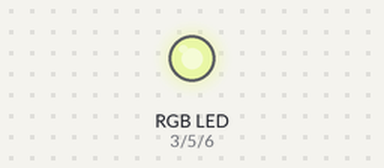
Bench run of a sketch on a simulated Arduino Uno, built with avr-gcc and run on an emulated ATmega328P. On the bench: an RGB LED mixed from three pins (HIGH = lit). Dim RGB values are drawn brighter than linear; random numbers use the default seed unless the sketch sets one.

Above: at 0.15 s.
At 4.7 s:
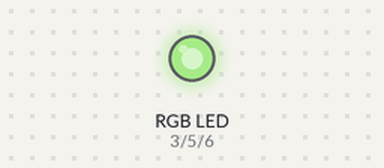
At 9.55 s:
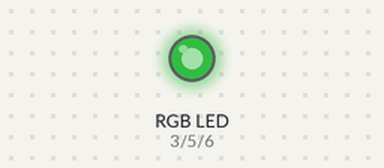
At 19.26 s:
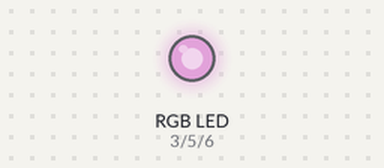
At 29.27 s:
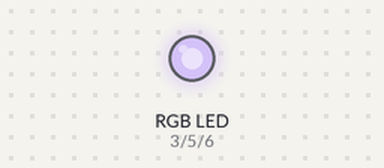
At 38.68 s:
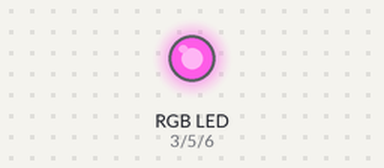
Timing chart, 0 to 38.8 s (numbered marks = the images above):
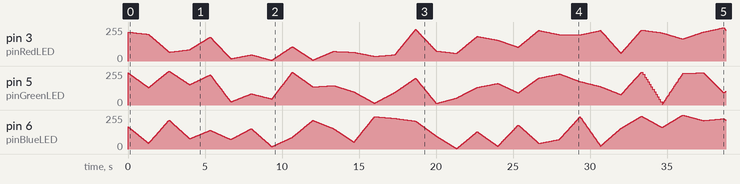

The sketch:

RadianceLEDsArduino.ino
```cpp
#define ARDUINO_NANO_BOARD 1

#if defined ARDUINO_NANO_BOARD || defined ARDUINO_PRO_MINI_BOARD || \
ARDUINO_UNO_BOARD || ARDUINO_MEGA_BOARD
int pinRedLED = 3;
int pinGreenLED = 5;
int pinBlueLED = 6;
#else
#error Need to define Pinouts.
#endif

#define DEBUG 0

#if DEBUG
#define DEBUG_LOG_TO_CONSOLE 0
#endif

#if DEBUG
#define PRINT(v) Serial.print(__LINE__); \
    Serial.print(" __LINE__ | VALUE ");Serial.println((v));

#define PRINTH(v) Serial.print(__LINE__); \
    Serial.print(" __LINE__ | VALUE ");Serial.println((v), HEX);
#else
#define PRINT(v)
#define PRINTH(v)
#endif

#define PAUSE delay(1000);

const int COLOR_MAX_VALUE = 255;
const int COLOR_ALPHA_MAX_VALUE = 255;
const int COLOR_ALPHA_DEFAULT_VALUE = COLOR_ALPHA_MAX_VALUE;

const int COLOR_ALPHA_DEFAULT_FADE_STEP = 5;
const int COLOR_ALPHA_DEFAULT_FADE_DELAY_MS = 5;
//const int COLOR_ALPHA_DEFAULT_FADE_DELAY_MS = 30;

typedef unsigned long ulong;

typedef struct
{
    byte red;
    byte green;
    byte blue;
} RGB;

typedef struct
{
    byte alpha; // Opacity of the color, alpha channel: in current
    // implementation means as bridges.
    byte red;
    byte green;
    byte blue;
} ARGB;

RGB LEDsCurrentColor;

RGB getRGB(byte red, byte green, byte blue)
{
    RGB toRGB = {red, green, blue};

    return toRGB;
}

RGB getRGB(ulong rgb)
{
    RGB toRGB = {(rgb >> 16) & 0xff, (rgb >> 8) & 0xff, rgb & 0xff };

    return toRGB;
}

ARGB getARGB(byte alpha, byte red, byte green, byte blue)
{
    ARGB toARGB = {alpha, red, green, blue };

    return toARGB;
}

ARGB getARGB(ulong argb)
{
    ARGB toARGB = {(argb >> 24), (argb >> 16) & 0xff, (argb >> 8) & 0xff,
        argb & 0xff };

    return toARGB;
}

ARGB RGBToARGB(RGB rgb, byte alpha)
{
    ARGB toARGB = {alpha, rgb.red, rgb.green, rgb.blue };

    return toARGB;
}

ARGB RGBToARGB(RGB rgb)
{
    return RGBToARGB(rgb, COLOR_ALPHA_DEFAULT_VALUE);
}

RGB ARGBToRGB(ARGB argb)
{
    float coeficient = argb.alpha / (float) COLOR_ALPHA_MAX_VALUE;
    RGB toRGB = {(byte)(argb.red * coeficient), (byte)(argb.green * coeficient),
            (byte)(argb.blue * coeficient)};

    return toRGB;
}

ulong ARGBToULong(ARGB argb)
{
    ulong toULong = ((ulong)((ulong)argb.alpha << 24) + (ulong)(argb.red << 16)
            + (ulong)(argb.green << 8) + (ulong)argb.blue);

    return toULong;
}

ulong RGBToULong(RGB rgb)
{
    return ARGBToULong(RGBToARGB(rgb));
}

static void lightRedLed(byte value)
{
    analogWrite(pinRedLED, value);
    LEDsCurrentColor.red = value;
}

static void lightGreenLed(byte value)
{
    analogWrite(pinGreenLED, value);
    LEDsCurrentColor.green = value;
}

static void lightBlueLed(byte value)
{
    analogWrite(pinBlueLED, value);
    LEDsCurrentColor.blue = value;
}

static byte getLightRedLed()
{
    return LEDsCurrentColor.red;
}

static byte getLightGreenLed()
{
    return LEDsCurrentColor.green;
}

static byte getLightBlueLed()
{
    return LEDsCurrentColor.blue;
}

void lightRGBColor(RGB rgb)
{
    lightRedLed(rgb.red);
    lightGreenLed(rgb.green);
    lightBlueLed(rgb.blue);
}

void lightARGBColor(ARGB argb)
{
    lightRGBColor(ARGBToRGB(argb));
}

RGB getLightRGBColor()
{
    return LEDsCurrentColor;
}

void fadeInFromARGBColor(ARGB argbFrom, ulong fadingDelayMs)
{
    ARGB fadingARGB = argbFrom;

    for (short fadingAlpha = argbFrom.alpha; fadingAlpha >= 0; fadingAlpha--)
    {
        // Stop when related RGB color is off.
        // Mean's is off without alpha byte.
        if (!RGBToULong(ARGBToRGB(fadingARGB)))
        {
            break;
        }

        fadingARGB.alpha = fadingAlpha;
        lightARGBColor(fadingARGB);
        delay(fadingDelayMs);
    }
}

void fadeInRGBColor(RGB rgb, ulong fadingDelayMs)
{
    fadeInFromARGBColor(RGBToARGB(rgb), fadingDelayMs);
}

void fadeOutToARGBColor(ARGB argbTo, ulong fadingDelayMs)
{
    ARGB fadingOutARGB = argbTo;

    for (short fadingOutAlpha = 0; fadingOutAlpha <= argbTo.alpha;
            fadingOutAlpha++)
    {
        // Miss the conditions when RGB color is off,
        // but alpha is not.
        if (!RGBToULong(ARGBToRGB(fadingOutARGB)))
        {
            continue;
        }

        fadingOutARGB.alpha = fadingOutAlpha;
        lightARGBColor(fadingOutARGB);
        delay(fadingDelayMs);
    }
}

void fadeOutToRGBColor(RGB rgb, ulong fadingDelayMs)
{
    fadeOutToARGBColor(RGBToARGB(rgb), fadingDelayMs);
}

void transitARGBColorFromTo(ARGB argbFrom, ARGB argbTo, ulong fadingDelayMs)
{
    ARGB transitARGB = argbFrom;
    float transitCoefficient;

    // Transition is performed just for next state, means start from '1'.
    for (short transit = 1; transit <= COLOR_MAX_VALUE; transit++)
    {
        // Stop when nothing to transit anymore.
        if ((ARGBToULong(transitARGB) == ARGBToULong(argbTo)))
        {
            break;
        }

        transitCoefficient = transit / (float)COLOR_MAX_VALUE;

        // Difference multiplied to transit coefficient gives the next state.
        transitARGB.alpha = argbFrom.alpha + (short)(((short)argbTo.alpha -
            (short)argbFrom.alpha) * transitCoefficient);
        transitARGB.red = argbFrom.red + (short)(((short)argbTo.red -
            (short)argbFrom.red) * transitCoefficient);
        transitARGB.green = argbFrom.green + (short)(((short)argbTo.green -
            (short)argbFrom.green) * transitCoefficient);
        transitARGB.blue = argbFrom.blue + (short)(((short)argbTo.blue -
            (short)argbFrom.blue) * transitCoefficient);

        lightARGBColor(transitARGB);
        delay(fadingDelayMs);
    }
}

void transitRGBColorFromTo(RGB rgbFrom, RGB rgbTo, ulong fadingDelayMs)
{
    transitARGBColorFromTo(RGBToARGB(rgbFrom), RGBToARGB(rgbTo),
        fadingDelayMs);
}

void testLEDsRGBBasics()
{
    lightRedLed(0);
    lightGreenLed(0);
    lightBlueLed(0);
    PAUSE;
    lightRedLed(1);
    lightGreenLed(1);
    lightBlueLed(1);
    PAUSE;
    lightRedLed(254);
    lightGreenLed(254);
    lightBlueLed(254);
    PAUSE;
    lightRedLed(255);
    lightGreenLed(255);
    lightBlueLed(255);


    lightARGBColor(getARGB(255, 255, 255, 255));
    PAUSE;
    lightARGBColor(getARGB(254, 255, 255, 255));
    PAUSE;
    lightARGBColor(getARGB(2, 255, 255, 255));
    PAUSE;
    lightARGBColor(getARGB(1, 255, 255, 255));
    PAUSE;
    lightARGBColor(getARGB(0, 255, 255, 255));
    PAUSE;
    lightARGBColor(getARGB(255, 255, 255, 255));
    PAUSE;
}

void testRGB(short r, short g, short b)
{
#if DEBUG_LOG_TO_CONSOLE

    Serial.println();
    Serial.print("Test the RGB: 0x");
    Serial.print(RGBToULong(getRGB(r, g, b)), HEX);
    Serial.print(" == 0x");
    Serial.print(RGBToULong(getRGB(RGBToULong(getRGB(r, g, b)))), HEX);
    Serial.print(" == 0x");
    Serial.print(ARGBToULong(RGBToARGB(getRGB(r, g, b),
                    COLOR_ALPHA_DEFAULT_VALUE)), HEX);
    Serial.print(" == 0x");
    Serial.print(ARGBToULong(RGBToARGB(getRGB(r, g, b))), HEX);

    Serial.println();
    Serial.print("Test the ARGB: 0x");
    Serial.print(ARGBToULong(getARGB(COLOR_ALPHA_DEFAULT_VALUE, r, g, b)), HEX);
    Serial.print(" == 0x");
    Serial.print(ARGBToULong(getARGB(ARGBToULong(getARGB(
                            COLOR_ALPHA_DEFAULT_VALUE, r, g, b)))), HEX);
    Serial.print(" == 0x");
    Serial.print(RGBToULong(ARGBToRGB(getARGB(COLOR_ALPHA_DEFAULT_VALUE, r, g,
                        b))), HEX);
#endif

    lightRGBColor(getRGB(r, g, b));

#if DEBUG_LOG_TO_CONSOLE
    Serial.println();    fadeOutToARGBColor(RGBToARGB(getRGB(255, 255, 255)),
            COLOR_ALPHA_DEFAULT_FADE_DELAY_MS);
    Serial.println("Test the LEDs:");

    Serial.print("Current RGB is 0x");
    Serial.print(getLightRedLed(), HEX);
    Serial.print(getLightGreenLed(), HEX);
    Serial.print(getLightBlueLed(), HEX);
    Serial.print(" == 0x");
    Serial.print(RGBToULong(getLightRGBColor()), HEX);
#endif

#if DEBUG_LOG_TO_CONSOLE
    delay(1);
#else
    delay(COLOR_ALPHA_DEFAULT_FADE_DELAY_MS);
#endif
}

void testSingleLED()
{
    for (short red = 0; red <= COLOR_MAX_VALUE; red++)
    {
        testRGB(red, 0, 0);
    }

    for (short green = 0; green <= COLOR_MAX_VALUE; green++)
    {
        testRGB(255, green, 0);
    }

    for (short blue = 0; blue <= COLOR_MAX_VALUE; blue++)
    {
        testRGB(255, 255, blue);
    }
}

void testARGBAlphaChannel()
{
    for (short light = COLOR_MAX_VALUE; light >= 0; light--)
    {
        for (short alpha = COLOR_ALPHA_MAX_VALUE; alpha >= 0; alpha--)
        {
            lightARGBColor(getARGB(alpha, light, light, light));

#if !DEBUG_LOG_TO_CONSOLE
            delay(1);
#endif
        }
    }
}

void testARGBFaidingAndTransiting()
{
    lightRGBColor(getRGB(255, 255, 255));
    PAUSE;

    fadeInFromARGBColor(RGBToARGB(getRGB(0, 0, 0)),
            COLOR_ALPHA_DEFAULT_FADE_DELAY_MS);

    fadeInFromARGBColor(RGBToARGB(getRGB(1, 1, 1)),
            COLOR_ALPHA_DEFAULT_FADE_DELAY_MS);


    fadeInFromARGBColor(RGBToARGB(getRGB(254, 254, 254)),
            COLOR_ALPHA_DEFAULT_FADE_DELAY_MS);

    fadeInFromARGBColor(RGBToARGB(getRGB(255, 255, 255)),
            COLOR_ALPHA_DEFAULT_FADE_DELAY_MS);


    lightRGBColor(getRGB(255, 255, 255));
    PAUSE;

    fadeOutToARGBColor(RGBToARGB(getRGB(0, 0, 0)),
            COLOR_ALPHA_DEFAULT_FADE_DELAY_MS);

    fadeOutToARGBColor(RGBToARGB(getRGB(1, 1, 1)),
            COLOR_ALPHA_DEFAULT_FADE_DELAY_MS);


    fadeOutToARGBColor(RGBToARGB(getRGB(254, 254, 254)),
            COLOR_ALPHA_DEFAULT_FADE_DELAY_MS);

    fadeOutToARGBColor(RGBToARGB(getRGB(255, 255, 255)),
            COLOR_ALPHA_DEFAULT_FADE_DELAY_MS);
    fadeOutToARGBColor(RGBToARGB(getRGB(255, 255, 255)),
            COLOR_ALPHA_DEFAULT_FADE_DELAY_MS);
    fadeOutToARGBColor(RGBToARGB(getRGB(255, 255, 255)),
            COLOR_ALPHA_DEFAULT_FADE_DELAY_MS);
    fadeOutToARGBColor(RGBToARGB(getRGB(255, 255, 255)),
            COLOR_ALPHA_DEFAULT_FADE_DELAY_MS);
    fadeOutToARGBColor(RGBToARGB(getRGB(255, 255, 255)),
            COLOR_ALPHA_DEFAULT_FADE_DELAY_MS);

    RGB rgb = getRGB(255, 5, 70);

    lightRGBColor(rgb);
    PAUSE;

    for (int n = 0; n < 10; n++)
    {
        fadeInRGBColor(rgb, COLOR_ALPHA_DEFAULT_FADE_DELAY_MS);
        fadeOutToRGBColor(rgb, COLOR_ALPHA_DEFAULT_FADE_DELAY_MS);
    }

    RGB rgb_prev = getRGB(random(256), random(256), random(256));

    for (int n = 0; n < 30; n++)
    {
        rgb = getRGB(random(256), random(256), random(256));

        fadeOutToRGBColor(rgb, COLOR_ALPHA_DEFAULT_FADE_DELAY_MS);
        fadeInRGBColor(rgb, COLOR_ALPHA_DEFAULT_FADE_DELAY_MS);
        rgb_prev = rgb;
    }

    for (int n = 0; n < 30; n++)
    {
        transitRGBColorFromTo(rgb_prev, rgb, COLOR_ALPHA_DEFAULT_FADE_DELAY_MS);
        rgb_prev = rgb;
    }

}

void setup()
{
    Serial.begin(9600);
}

#define EXECUTE_SINGLE(is_action_was_executting, action_was_executting) \
    static bool is_action_was_executting = false; \
    bool action_was_executting = false; \
    if (!is_action_was_executting) { \
        is_action_was_executting = true; \
        action_was_executting = true; } \
    if (action_was_executting)

void loop()
{
#if DEBUG
    EXECUTE_SINGLE(is_test_cases_was_executting, test_cases_was_executting)
    {
        testLEDsRGBBasics();
        testSingleLED();
        testARGBAlphaChannel();
        testARGBFaidingAndTransiting();

        lightRGBColor(getRGB(0, 0, 0));
    }
#else
    static RGB rgb, rgb_prev = getRGB(random(256), random(256), random(256));

    rgb = getRGB(random(256), random(256), random(256));

/*
    fadeOutToRGBColor(rgb, COLOR_ALPHA_DEFAULT_FADE_DELAY_MS);
    fadeInRGBColor(rgb, COLOR_ALPHA_DEFAULT_FADE_DELAY_MS);
*/
    transitRGBColorFromTo(rgb_prev, rgb, COLOR_ALPHA_DEFAULT_FADE_DELAY_MS);
    rgb_prev = rgb;

//lightRGBColor(getRGB(50, 50, 5));

  /* transitRGBColorFromTo(getRGB(255, 40, 80), getRGB(200, 100, 5),
        COLOR_ALPHA_DEFAULT_FADE_DELAY_MS);
    transitRGBColorFromTo(getRGB(200, 100, 5), getRGB(255, 40, 80),
        COLOR_ALPHA_DEFAULT_FADE_DELAY_MS);
*/
   /*     transitRGBColorFromTo(getRGB(100, 100, 100), getRGB(0, 0, 0),
        COLOR_ALPHA_DEFAULT_FADE_DELAY_MS * 5);
    transitRGBColorFromTo(getRGB(0, 0, 0), getRGB(100, 100, 100),
        COLOR_ALPHA_DEFAULT_FADE_DELAY_MS * 5);*/
#endif
}
```
